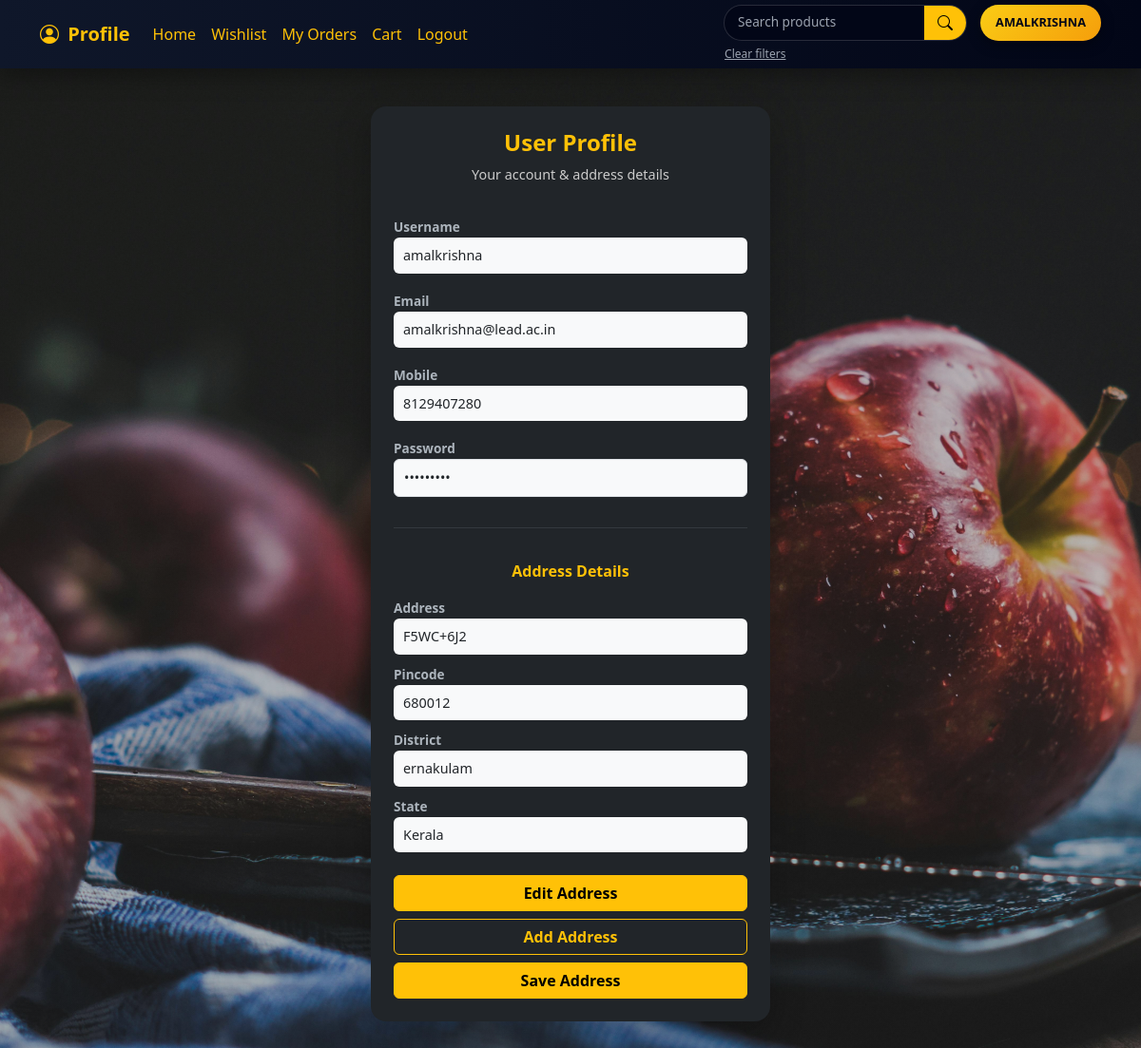
The app's page /user_profile/ (signed in), older data.
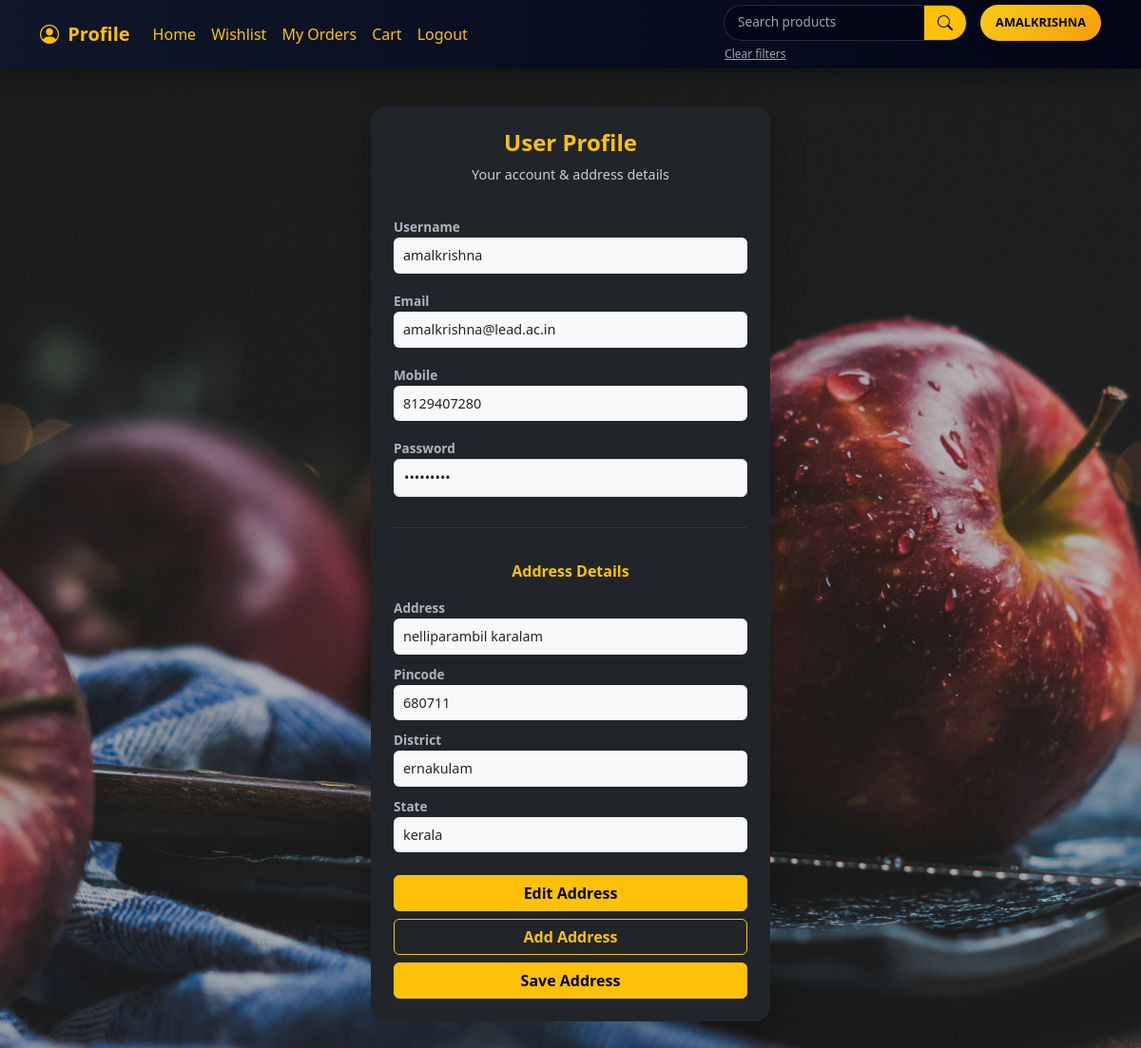
The same page, newer data.
### userapp/models.py (models this page shows, shortened)
class Customerdetails(models.Model):
    mobile=models.CharField(max_length=10,unique=True)
    user=models.OneToOneField(User,on_delete=models.CASCADE)
    is_active=models.BooleanField(default=True)
    otp=models.CharField(max_length=6,null=True,blank=True)
    otp_created_at = models.DateTimeField(null=True, blank=True)
    address=models.ForeignKey(CustomerAddress,on_delete=models.CASCADE,null=True, blank=True)
    password_length = models.IntegerField(default=0)
    def __str__(self):
        return self.user.username

class CustomerAddress(models.Model):
    address=models.TextField()
    pincode=models.CharField(max_length=6)
    district=models.CharField(max_length=50)
    state=models.CharField(max_length=20)

### userapp/views.py (the view)
# urls.py: path('user_profile/',views.user_profile,name='profile'),
@never_cache
@login_required
def user_profile(request):
    dots = "•" * request.user.customerdetails.password_length
    profile=Customerdetails.objects.get(user=request.user)
    print(profile)
    return render(request,'user_profile.html',{'profile':profile,'dots':dots})

### userapp/templates/user_profile.html (shortened to what this page needs)
{% extends "navbar.html" %}
{% load static %}
{% block content %}
<div class="profile-wrapper">
    <div class="card profile-card p-4 bg-dark text-light">
        <div class="text-center mb-3">
            <h4 class="profile-title">User Profile</h4>
            <p class="profile-subtitle">
                Your account & address details
            </p>
        </div>
        <div class="mb-3">
            <label class="profile-label">Username</label>
            <div class="profile-field">{{ profile.user.username }}</div>
        </div>
        <div class="mb-3">
            <label class="profile-label">Email</label>
            <div class="profile-field">{{ profile.user.email }}</div>
        </div>
        <div class="mb-3">
            <label class="profile-label">Mobile</label>
            <div class="profile-field">{{ profile.mobile }}</div>
        </div>
        <div class="mb-3">
            <label class="profile-label">Password</label>
            <input type="text"
                   class="form-control profile-field"
                   value="{{ dots }}"
                   readonly>
        </div>
        {% if profile.address %}
        <hr class="border-secondary">
        <h6 class="section-title text-center mb-3">
            Address Details
        </h6>
        <div class="mb-2">
            <label class="profile-label">Address</label>
            <div class="profile-field">
                {{ profile.address.address }}
            </div>
        </div>
        <div class="mb-2">
            <label class="profile-label">Pincode</label>
            <div class="profile-field">
                {{ profile.address.pincode }}
            </div>
        </div>
        <div class="mb-2">
            <label class="profile-label">District</label>
            <div class="profile-field">
                {{ profile.address.district }}
            </div>
        </div>
        <div class="mb-3">
            <label class="profile-label">State</label>
            <div class="profile-field">
                {{ profile.address.state }}
            </div>
        </div>
        {% else %}
        <p class="text-center text-muted mt-3">
            No address added.
        </p>
        {% endif %}
        <a href="{% url 'edit_address' %}"
           class="btn btn-warning btn-profile w-100 mt-2">
            Edit Address
        </a>
        <button type="button"
                class="btn btn-outline-warning btn-profile w-100 mt-2"
                data-bs-toggle="modal"
                data-bs-target="#exampleModal">
            Add Address
        </button>
        <a href="{% url 'user_dashboard' %}"
           class="btn btn-warning btn-profile w-100 mt-2">
            Save Address
        </a>
    </div>
</div>
{% endblock content %}

Row changes from the older to the newer data that the page shows:
changed Customerdetails "amalkrishna": address.address "F5WC+6J2" → "nelliparambil karalam"; address.pincode "680012" → "680711"; address.state "Kerala" → "kerala"
